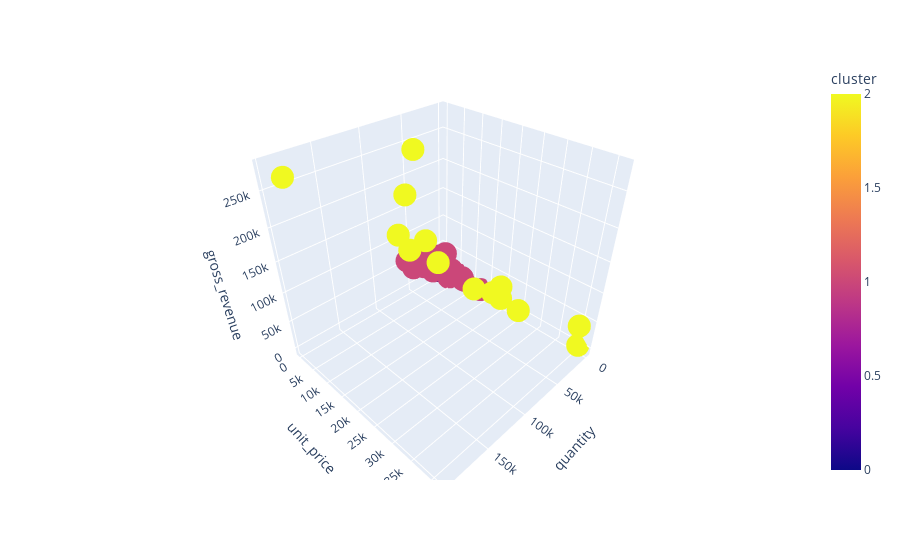

The notebook cell saved with this chart:
### Markdown cell above
## 9.1. Visualization Inspection

### Code cell
fig = px.scatter_3d(df9, x='quantity', y='unit_price', z='gross_revenue', color='cluster')
fig.show()

### Figure 1 — Plotly figure (JSON) as saved in the notebook; plotly's stock layout.template omitted (floating-point values rounded to 4 significant figures; data arrays with more than 128 entries replaced by an {"elided": "..."} marker saying what was removed)
{"data": [{"hovertemplate": "quantity=%{x}<br>unit_price=%{y}<br>gross_revenue=%{z}<br>cluster=%{marker.color}<extra></extra>", "legendgroup": "", "marker": {"color": {"elided": "4380 int values"}, "coloraxis": "coloraxis", "symbol": "circle"}, "mode": "markers", "name": "", "scene": "scene", "showlegend": false, "type": "scatter3d", "x": {"elided": "4380 int values"}, "y": {"elided": "4380 float values"}, "z": {"elided": "4380 float values"}}], "layout": {"coloraxis": {"colorbar": {"title": {"text": "cluster"}}, "colorscale": [[0, "#0d0887"], [0.1111, "#46039f"], [0.2222, "#7201a8"], [0.3333, "#9c179e"], [0.4444, "#bd3786"], [0.5556, "#d8576b"], [0.6667, "#ed7953"], [0.7778, "#fb9f3a"], [0.8889, "#fdca26"], [1, "#f0f921"]]}, "legend": {"tracegroupgap": 0}, "margin": {"t": 60}, "scene": {"domain": {"x": [0, 1], "y": [0, 1]}, "xaxis": {"title": {"text": "quantity"}}, "yaxis": {"title": {"text": "unit_price"}}, "zaxis": {"title": {"text": "gross_revenue"}}}}}
